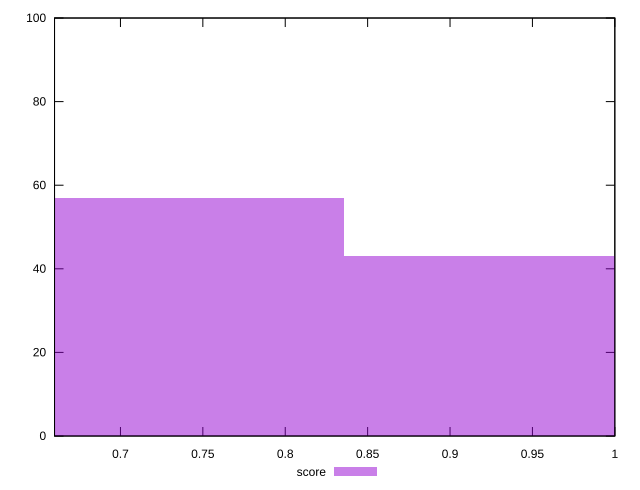

gnuplot code for this plot:
reset

$score <<EOF
0.7430062519418568 57
0.928757814927321 43
EOF

set key outside below
set boxwidth 0.1857515629854642
set xrange [0.66:1]
set yrange [0:100]
set trange [0:100]
set style fill transparent solid 0.5 noborder
set terminal svg size 640, 490 enhanced background rgb 'white'
set output "report_00015_2021-02-09T16-11-33.973Z/uses-rel-preconnect/samples/pages+cached+noadtech+nomedia+nocss/score/histogram.svg"

plot $score title "score" with boxes

reset
